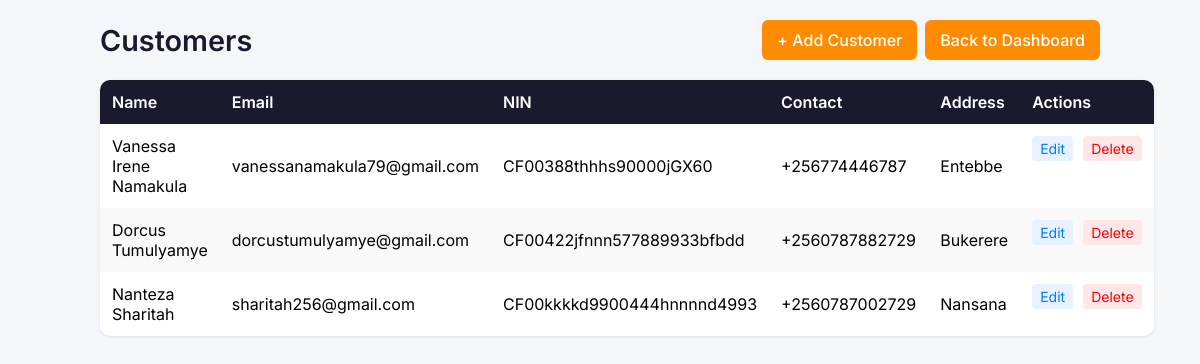
Screenshot of /customer/ with the database file from the repository.
### web/models.py (models this page shows, shortened)
class Customer(models.Model):
    name = models.CharField(max_length=100)
    contact = models.CharField(
        max_length=20,
        blank=True,
        null=True
    )
    email = models.EmailField(
        blank=True,
        null=True
    )
    address = models.TextField(
        blank=True,
        null=True
    )
    nin = models.CharField(
        max_length=20,
        unique=True
    )
    distance_km = models.DecimalField(
        max_digits=5,
        decimal_places=2,
        default=Decimal('0.00')
    )
    is_credit_customer = models.BooleanField(default=False)

### web/views.py (the view)
# urls.py: path('customer/', views.customer_list, name="customer_list"),
def customer_list(request):
    all_customers = Customer.objects.all()
    context = {
        'customers':all_customers
    }
    return render(request,"customer_list.html", context)

### web/templates/customer_list.html (shortened to what this page needs)
<!DOCTYPE html>
<html lang="en">
<head>
</head>
<body>
<div class="container">
    <div class="header">
        <h2>Customers</h2>
        <div class="btn-group">
            <a href="{% url 'add_customer' %}" class="btn-add">+ Add Customer</a>
            <a href="{% url 'sale_dashboard' %}" class="btn-add">Back to Dashboard</a>
        </div>
    </div>
    <table>
        <thead>
            <tr>
                <th>Name</th>
                <th>Email</th>
                <th>NIN</th>
                <th>Contact</th>
                <th>Address</th>
                <th>Actions</th>
            </tr>
        </thead>
        <tbody>
            {% if customers %}
                {% for customer in customers %}
                <tr>
                    <td>{{ customer.name }}</td>
                    <td>{{ customer.email }}</td>
                    <td>{{ customer.nin }}</td>
                    <td>{{ customer.contact }}</td>
                    <td>{{ customer.address }}</td>
                    <td class="actions">
                        <a href="{% url 'edit_customer' customer.id %}" class="edit">Edit</a>
                        <a href="{% url 'delete_customer' customer.id %}" class="delete">Delete</a>
                    </td>
                </tr>
                {% endfor %}
            {% else %}
                <tr>
                    <td colspan="5" class="empty">
                        No customers found. Add one to get started.
                    </td>
                </tr>
            {% endif %}
        </tbody>
    </table>
</div>
</body>
</html>

### web/templates/customer_list.html (style rules this page uses)
body { font-family: "Inter", sans-serif; background: #f4f6f9; margin: 0; padding: 20px; }
.container { max-width: 1000px; margin: auto; }
.header { display: flex; justify-content: space-between; align-items: center; margin-bottom: 20px; }
.header h2 { margin: 0; font-size: 1.8rem; font-weight: 600; color: #1a1a2e; }
.btn-group { display: flex; gap: 8px; }
.btn-add { background: #ff8c00; color: white; padding: 10px 15px; text-decoration: none; border-radius: 6px; font-weight: 500; transition: background 0.2s; display: inline-block; }
table { width: 100%; border-collapse: collapse; background: white; border-radius: 10px; overflow: hidden; box-shadow: 0 1px 3px rgba(0,0,0,0.1); }
table th, table td { padding: 12px; text-align: left; }
table th { background: #1a1a2e; color: white; font-weight: 600; }
table tr:nth-child(even) { background: #f9f9f9; }
.actions { display: flex; gap: 10px; align-items: center; }
.actions a { text-decoration: none; font-size: 14px; padding: 4px 8px; border-radius: 4px; transition: all 0.2s; }
.edit { color: #007bff; background: #e7f1ff; }
.delete { color: red; background: #ffe7e7; }

### rows the page displays
Customer: name "Vanessa Irene Namakula", email "vanessanamakula79@gmail.com", nin "CF00388thhhs90000jGX60", contact "+256774446787", address "Entebbe"
Customer: name "Dorcus Tumulyamye", email "dorcustumulyamye@gmail.com", nin "CF00422jfnnn577889933bfbdd", contact "+2560787882729", address "Bukerere"
Customer: name "Nanteza Sharitah", email "sharitah256@gmail.com", nin "CF00kkkkd9900444hnnnnd4993", contact "+2560787002729", address "Nansana"
